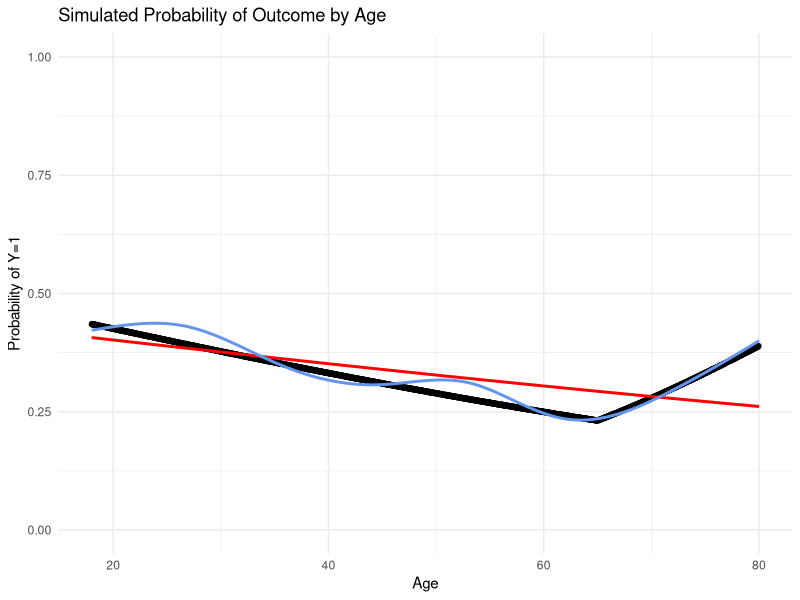

The R script that drew this image:
## ---- chunk 1
knitr::opts_chunk$set(echo = TRUE)
## ---- chunk 2

set.seed(333)  # For reproducibility

# Simulate Age variable
n <- 5000  # Sample size
age <- runif(n, 18, 80)  # Age uniformly distributed between 18 and 80

#y = function(x) {
#  y= ifelse(x < 60, y=20+3*x, 200+10*(x-60))
#  return(y)
#}

eta = ifelse(age < 65, .1 - .02*age, -1.2 + 0.05*(age-65))
# Define a non-linear function for log-odds (e.g., quadratic + sine component)
#eta <- -3 + 0.05 * age - 0.001 * age^2 + 0.5 * sin(0.1 * age)

# Convert to probabilities using logistic function
prob <- 1 / (1 + exp(-eta))

# Simulate binary outcome using Bernoulli distribution
y <- rbinom(n, 1, prob)

# Store in a dataframe
data <- data.frame(age, y)

## ---- chunk 3
# Fit logistic model to check the relationship
model1 = glm(y ~age, data=data, family = binomial)
#model1 <- glm(y ~ poly(age, 2), data = data, family = binomial)
summary(model1)
library(splines)
model2 <- glm(y ~ ns(age, df=7), data = data, family = binomial)
## ---- chunk 4
anova(model1, model2)
## ---- chunk 5
##get predictions for the probabilities from the models above
nage=data.frame(age = seq(18,80,by=0.5))

pred1 = predict(model1, newdata=nage, type="response")
nd1 = data.frame(nage=nage, ny=pred1)
pred2 = predict(model2, newdata=nage, type="response")
nd2 = data.frame(nage=nage, ny = pred2)

# Visualize the probability curve
library(ggplot2)
ggplot(data, aes(x = age, y = prob)) +
  geom_point(alpha = 0.3) +
  ylim(0,1) +
  geom_line(data = nd1, aes(x=age, y=ny), color = "red", linewidth=1) +
  geom_line(data = nd2, aes(x=age, y=ny), color = "cornflowerblue", linewidth=1) +
  #geom_smooth(method = "loess", color = "blue") +
  labs(title = "Simulated Probability of Outcome by Age",
       x = "Age", y = "Probability of Y=1") +
  theme_minimal()


## ---- chunk 6
onmeds=rep(NA,length(age))
for(i in 1:length(age)) {
  if(age[i]<65) p=.007 else p=.85
  onmeds[i] = rbinom(1,1,prob=p)
}
##onmeds = ifelse(x<50, rbinom(1,1,prob=.1), rbinom(1,1,prob=.5))
table(onmeds)
table(onmeds, age<65)
chisq.test(table(onmeds, age<65))

##check about y and age
table(y, age<65)
chisq.test(table(y, age<65))
## ---- chunk 7
glmc1 = glm(y ~ age + onmeds, data=data, family = binomial)
#model1 <- glm(y ~ poly(age, 2), data = data, family = binomial)
summary(glmc1)

glmc2 <- glm(y ~ ns(age, df=5) + onmeds, data = data, family = binomial)
summary(glmc2)


